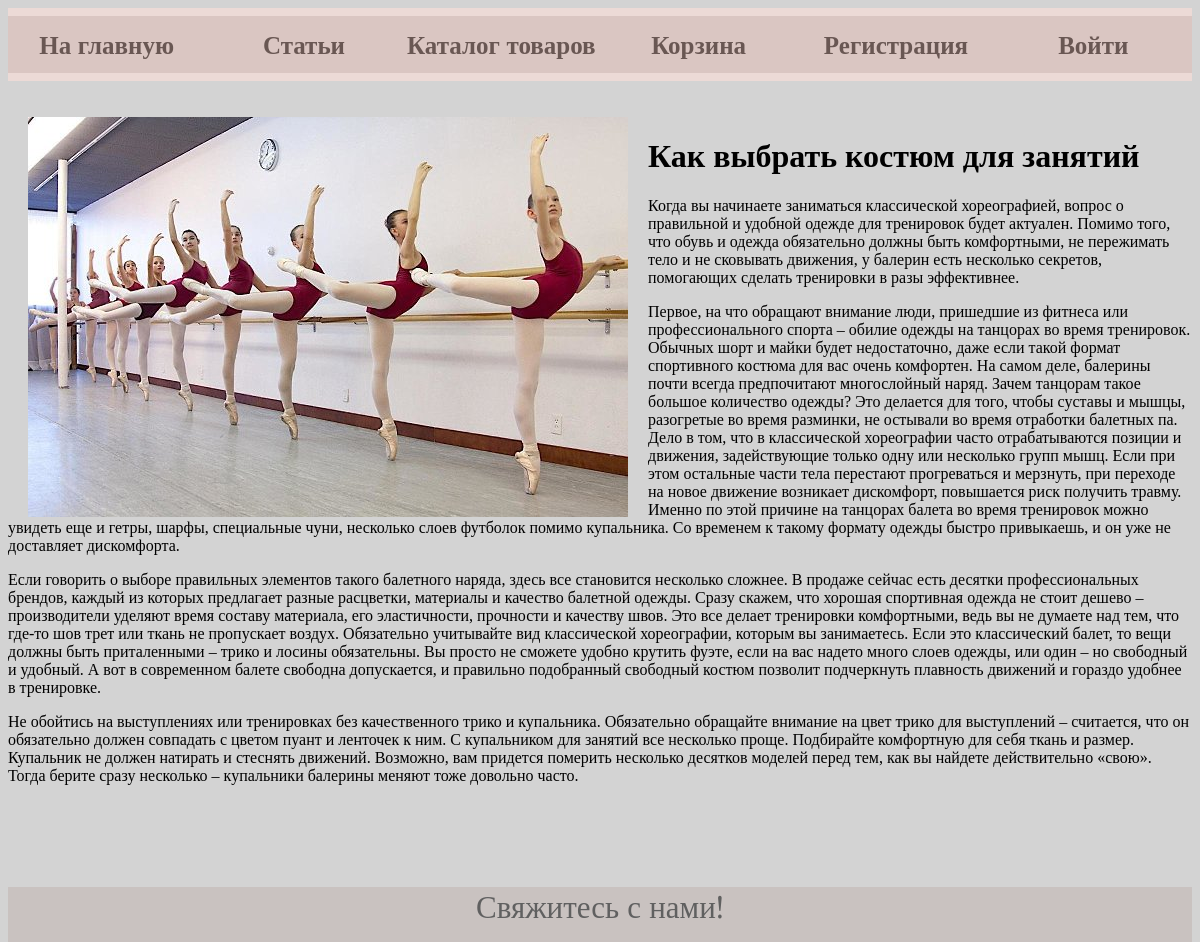
The app's page /welcome-dance-shop/articles/kak-vybrat-kostyum-dlya-zanyatij/ with its own data.
### articles/models.py (models this page shows, shortened)
class Articles(models.Model):
    title = models.CharField(max_length=255, verbose_name="Тема ")
    content = models.TextField(blank=True, verbose_name="Текст")
    content2 = models.TextField(blank=True, verbose_name="Текст")
    content3 = models.TextField(blank=True, verbose_name="Текст")
    content4 = models.TextField(blank=True, verbose_name="Текст")
    photo = models.ImageField(upload_to='WelcomeDanceShop photos/articles', verbose_name="Фото")
    photo1 = models.ImageField(upload_to='WelcomeDanceShop photos/articles', verbose_name="Фото")
    time_create = models.DateTimeField(auto_now_add=True)
    time_update = models.DateTimeField(auto_now=True)
    is_published = models.BooleanField(default=True, verbose_name="Опубликовать")
    slug = models.SlugField(max_length=255, unique=True, db_index=True, verbose_name="URL")
    user = models.ForeignKey(User, verbose_name='Пользователь', on_delete=models.CASCADE, null=True)
    class Meta:
        verbose_name_plural = "Статьи"
        verbose_name = "статьи"

### articles/views.py (the view)
# urls.py: path('<slug:art_slug>/', show_art, name='art'),
def show_art(request, art_slug):
    artic = get_object_or_404(Articles, slug=art_slug)
    context = {'artic': artic,
               'title': artic.title}
    return render(request, 'articles/art.html', context=context)

### cart/cart.py (called while the page is built)
def cart(request):
    return {'cart': Cart(request)}

    def __len__(self):
        return sum(item['quantity'] for item in self.cart.values())

### articles/templates/articles/art.html
{% extends 'main/base.html' %}
{% load static %}
{% block content %}
<br>
<br>
<img src="{{ artic.photo1.url }}" align=left hspace=20>
    <div class="art">
        <h1>{{artic.title}}</h1>
        <p>{{artic.content}}</p>
        <p>{{artic.content2}}</p>
        <p>{{artic.content3}}</p>
        <p>{{artic.content4}}</p>
    </div>
<br>
{% endblock %}

### main/static/main/css/styles.css (style rules this page uses)
html, body { height: 100%; }
.art { text-indent: 20; font-size: 30; }

### records on screen
Articles: photo1 (picture), title "Как выбрать костюм для занятий", content "Когда вы начинаете заниматься классической хореографией, вопрос о правильной и удобной одежде для тренировок будет актуален. Помимо того, что обувь и одежда обязательно должны быть комфортными, не пережимать тело и не сковывать движения, у балерин есть несколько секретов, помогающих сделать тренировки в разы эффективнее.", content2 "Первое, на что обращают внимание люди, пришедшие из фитнеса или профессионального спорта – обилие одежды на танцорах во время тренировок. Обычных шорт и майки будет недостаточно, даже если такой формат спортивного костюма для вас очень комфортен. На самом деле, балерины почти всегда предпочитают многослойный наряд. Зачем танцорам такое большое количество одежды? Это делается для того, чтобы суставы и мышцы, разогретые во время разминки, не остывали во время отработки балетных па. Дело в том, что в классической хореографии часто отрабатываются позиции и движения, задействующие только одну или несколько групп мышц. Если при этом остальные части тела перестают прогреваться и мерзнуть, при…", content3 "Если говорить о выборе правильных элементов такого балетного наряда, здесь все становится несколько сложнее. В продаже сейчас есть десятки профессиональных брендов, каждый из которых предлагает разные расцветки, материалы и качество балетной одежды. Сразу скажем, что хорошая спортивная одежда не стоит дешево – производители уделяют время составу материала, его эластичности, прочности и качеству швов. Это все делает тренировки комфортными, ведь вы не думаете над тем, что где-то шов трет или ткань не пропускает воздух. Обязательно учитывайте вид классической хореографии, которым вы занимаетесь. Если это классический балет, то вещи должны быть приталенными – трико и лосины обязательны. Вы…", content4 "Не обойтись на выступлениях или тренировках без качественного трико и купальника. Обязательно обращайте внимание на цвет трико для выступлений – считается, что он обязательно должен совпадать с цветом пуант и ленточек к ним. С купальником для занятий все несколько проще. Подбирайте комфортную для себя ткань и размер. Купальник не должен натирать и стеснять движений. Возможно, вам придется померить несколько десятков моделей перед тем, как вы найдете действительно «свою». Тогда берите сразу несколько – купальники балерины меняют тоже довольно часто."
